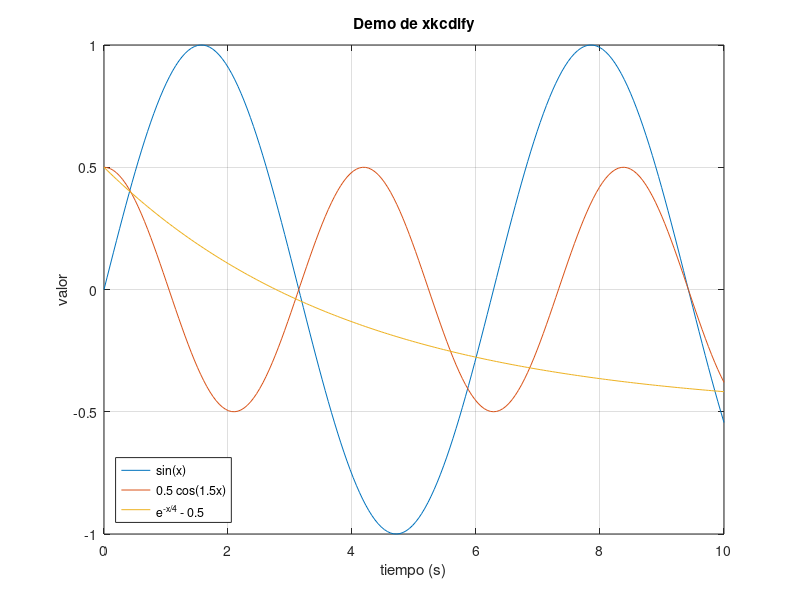

Here is the MATLAB script that generated this plot: (Note: this script raises an error after producing the figure.)
%% Demo de xkcdify
% Crea una figura normal y abre la interfaz de xkcdify sobre ella.

close all

hFig = figure('Color', 'w', 'Position', [100 100 700 450]);

x = linspace(0, 10, 200);
plot(x, sin(x), x, 0.5*cos(1.5*x), x, exp(-x/4) - 0.5);
grid on
xlabel('tiempo (s)');
ylabel('valor');
legend('sin(x)', '0.5 cos(1.5x)', 'e^{-x/4} - 0.5', 'Location', 'southwest');
title('Demo de xkcdify');

xkcdify(hFig);
